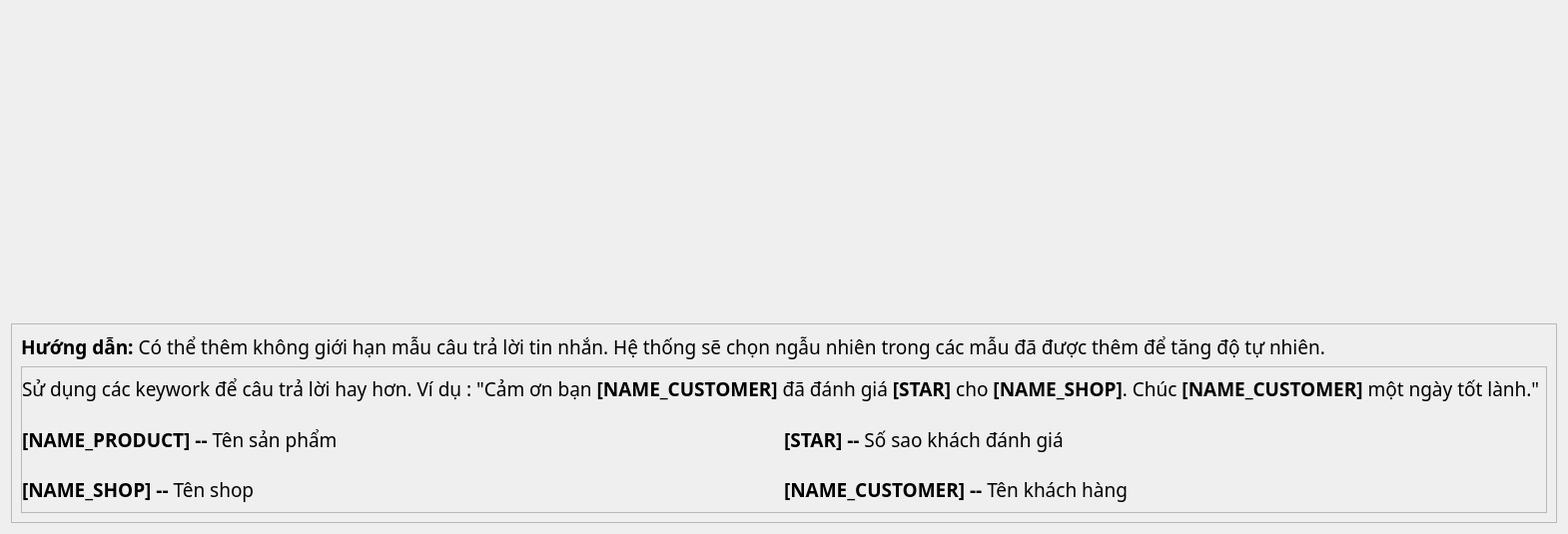
                             <widget class="QWidget" name="scrollAreaWidgetContentsTwoStar">
                              <property name="geometry">
                               <rect>
                                <x>0</x>
                                <y>0</y>
                                <width>1184</width>
                                <height>535</height>
                               </rect>
                              </property>
                              <layout class="QVBoxLayout" name="verticalLayout_31">
                               <item alignment="Qt::AlignTop">
                                <widget class="QFrame" name="frameTwoStar_obj">
                                 <property name="minimumSize">
                                  <size>
                                   <width>0</width>
                                   <height>0</height>
                                  </size>
                                 </property>
                                 <property name="frameShape">
                                  <enum>QFrame::NoFrame</enum>
                                 </property>
                                 <property name="frameShadow">
                                  <enum>QFrame::Raised</enum>
                                 </property>
                                 <layout class="QVBoxLayout" name="frameTwoStar">
                                  <property name="leftMargin">
                                   <number>0</number>
                                  </property>
                                  <property name="topMargin">
                                   <number>24</number>
                                  </property>
                                  <property name="rightMargin">
                                   <number>0</number>
                                  </property>
                                  <property name="bottomMargin">
                                   <number>24</number>
                                  </property>
                                 </layout>
                                </widget>
                               </item>
                               <item>
                                <widget class="QFrame" name="frame_26">
                                 <property name="sizePolicy">
                                  <sizepolicy hsizetype="Preferred" vsizetype="Maximum">
                                   <horstretch>0</horstretch>
                                   <verstretch>0</verstretch>
                                  </sizepolicy>
                                 </property>
                                 <property name="minimumSize">
                                  <size>
                                   <width>0</width>
                                   <height>200</height>
                                  </size>
                                 </property>
                                 <property name="frameShape">
                                  <enum>QFrame::StyledPanel</enum>
                                 </property>
                                 <property name="frameShadow">
                                  <enum>QFrame::Raised</enum>
                                 </property>
                                 <layout class="QVBoxLayout" name="verticalLayout_41">
                                  <item>
                                   <widget class="QLabel" name="label_157">
                                    <property name="sizePolicy">
                                     <sizepolicy hsizetype="Maximum" vsizetype="Maximum">
                                      <horstretch>0</horstretch>
                                      <verstretch>0</verstretch>
                                     </sizepolicy>
                                    </property>
                                    <property name="font">
                                     <font>
                                      <family>Nunito</family>
                                      <pointsize>14</pointsize>
                                      <weight>50</weight>
                                      <italic>false</italic>
                                      <bold>false</bold>
                                     </font>
                                    </property>
                                    <property name="text">
                                     <string>&lt;html&gt;&lt;head/&gt;&lt;body&gt;&lt;p&gt;&lt;span style=&quot; font-weight:700;&quot;&gt;Hướng dẫn:&lt;/span&gt; Có thể thêm không giới hạn mẫu câu trả lời tin nhắn. Hệ thống sẽ chọn ngẫu nhiên trong các mẫu đã được thêm để tăng độ tự nhiên.&lt;/p&gt;&lt;/body&gt;&lt;/html&gt;</string>
                                    </property>
                                   </widget>
                                  </item>
                                  <item>
                                   <widget class="QFrame" name="frame_27">
                                    <property name="minimumSize">
                                     <size>
                                      <width>0</width>
                                      <height>50</height>
                                     </size>
                                    </property>
                                    <property name="frameShape">
                                     <enum>QFrame::StyledPanel</enum>
                                    </property>
                                    <property name="frameShadow">
                                     <enum>QFrame::Raised</enum>
                                    </property>
                                    <layout class="QGridLayout" name="gridLayout_15">
                                     <property name="leftMargin">
                                      <number>0</number>
                                     </property>
                                     <property name="topMargin">
                                      <number>0</number>
                                     </property>
                                     <property name="rightMargin">
                                      <number>0</number>
                                     </property>
                                     <property name="bottomMargin">
                                      <number>0</number>
                                     </property>
                                     <item row="1" column="0">
                                      <widget class="QLabel" name="label_158">
                                       <property name="font">
                                        <font>
                                         <family>Nunito</family>
                                         <pointsize>14</pointsize>
                                         <weight>50</weight>
                                         <italic>false</italic>
                                         <bold>false</bold>
                                        </font>
                                       </property>
                                       <property name="text">
                                        <string>&lt;html&gt;&lt;head/&gt;&lt;body&gt;&lt;p&gt;&lt;span style=&quot; font-weight:700;&quot;&gt;[NAME_PRODUCT] --&lt;/span&gt; Tên sản phẩm&lt;/p&gt;&lt;/body&gt;&lt;/html&gt;</string>
                                       </property>
                                      </widget>
                                     </item>
                                     <item row="2" column="0">
                                      <widget class="QLabel" name="label_159">
                                       <property name="font">
                                        <font>
                                         <family>Nunito</family>
                                         <pointsize>14</pointsize>
                                         <weight>50</weight>
                                         <italic>false</italic>
                                         <bold>false</bold>
                                        </font>
                                       </property>
                                       <property name="text">
                                        <string>&lt;html&gt;&lt;head/&gt;&lt;body&gt;&lt;p&gt;&lt;span style=&quot; font-weight:700;&quot;&gt;[NAME_SHOP] -- &lt;/span&gt;Tên shop &lt;/p&gt;&lt;/body&gt;&lt;/html&gt;</string>
                                       </property>
                                      </widget>
                                     </item>
                                     <item row="2" column="1">
                                      <widget class="QLabel" name="label_160">
                                       <property name="font">
                                        <font>
                                         <family>Nunito</family>
                                         <pointsize>14</pointsize>
                                         <weight>50</weight>
                                         <italic>false</italic>
                                         <bold>false</bold>
                                        </font>
                                       </property>
                                       <property name="text">
                                        <string>&lt;html&gt;&lt;head/&gt;&lt;body&gt;&lt;p&gt;&lt;span style=&quot; font-weight:700;&quot;&gt;[NAME_CUSTOMER] -- &lt;/span&gt;Tên khách hàng &lt;/p&gt;&lt;/body&gt;&lt;/html&gt;</string>
                                       </property>
                                      </widget>
                                     </item>
                                     <item row="1" column="1" colspan="2">
                                      <widget class="QLabel" name="label_161">
                                       <property name="font">
                                        <font>
                                         <family>Nunito</family>
                                         <pointsize>14</pointsize>
                                         <weight>50</weight>
                                         <italic>false</italic>
                                         <bold>false</bold>
                                        </font>
                                       </property>
                                       <property name="text">
                                        <string>&lt;html&gt;&lt;head/&gt;&lt;body&gt;&lt;p&gt;&lt;span style=&quot; font-weight:700;&quot;&gt;[STAR] -- &lt;/span&gt;Số sao khách đánh giá &lt;/p&gt;&lt;/body&gt;&lt;/html&gt;</string>
                                       </property>
                                      </widget>
                                     </item>
                                     <item row="0" column="0" colspan="2">
                                      <widget class="QLabel" name="label_162">
                                       <property name="sizePolicy">
                                        <sizepolicy hsizetype="Maximum" vsizetype="Preferred">
                                         <horstretch>0</horstretch>
                                         <verstretch>0</verstretch>
                                        </sizepolicy>
                                       </property>
                                       <property name="font">
                                        <font>
                                         <family>Nunito</family>
                                         <pointsize>14</pointsize>
                                         <weight>50</weight>
                                         <italic>false</italic>
                                         <bold>false</bold>
                                        </font>
                                       </property>
                                       <property name="text">
                                        <string>&lt;html&gt;&lt;head/&gt;&lt;body&gt;&lt;p&gt;Sử dụng các keywork để câu trả lời hay hơn. Ví dụ : &amp;quot;Cảm ơn bạn &lt;span style=&quot; font-weight:700;&quot;&gt;[NAME_CUSTOMER]&lt;/span&gt; đã đánh giá &lt;span style=&quot; font-weight:700;&quot;&gt;[STAR]&lt;/span&gt; cho &lt;span style=&quot; font-weight:700;&quot;&gt;[NAME_SHOP]&lt;/span&gt;. Chúc &lt;span style=&quot; font-weight:700;&quot;&gt;[NAME_CUSTOMER]&lt;/span&gt; một ngày tốt lành.&amp;quot;&lt;/p&gt;&lt;/body&gt;&lt;/html&gt;</string>
                                       </property>
                                      </widget>
                                     </item>
                                    </layout>
                                   </widget>
                                  </item>
                                 </layout>
                                </widget>
                               </item>
                              </layout>
                             </widget>
